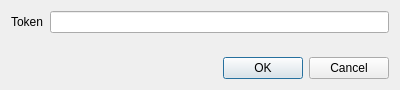
<?xml version="1.0" encoding="UTF-8"?>
<ui version="4.0">
 <class>SentinelHubTokenDialog</class>
 <widget class="QDialog" name="SentinelHubTokenDialog">
  <property name="windowModality">
   <enum>Qt::WindowModal</enum>
  </property>
  <property name="geometry">
   <rect>
    <x>0</x>
    <y>0</y>
    <width>400</width>
    <height>90</height>
   </rect>
  </property>
  <property name="sizePolicy">
   <sizepolicy hsizetype="Fixed" vsizetype="Fixed">
    <horstretch>0</horstretch>
    <verstretch>0</verstretch>
   </sizepolicy>
  </property>
  <property name="minimumSize">
   <size>
    <width>400</width>
    <height>90</height>
   </size>
  </property>
  <property name="maximumSize">
   <size>
    <width>400</width>
    <height>90</height>
   </size>
  </property>
  <property name="windowTitle">
   <string notr="true">Sentinel Hub Access Token</string>
  </property>
  <layout class="QGridLayout" name="gridLayout">
   <item row="0" column="0">
    <layout class="QFormLayout" name="form">
     <item row="0" column="0">
      <widget class="QLabel" name="labelToken">
       <property name="text">
        <string>Token</string>
       </property>
      </widget>
     </item>
     <item row="0" column="1">
      <widget class="QLineEdit" name="token"/>
     </item>
    </layout>
   </item>
   <item row="1" column="0">
    <widget class="QDialogButtonBox" name="buttonBox">
     <property name="standardButtons">
      <set>QDialogButtonBox::Cancel|QDialogButtonBox::Ok</set>
     </property>
    </widget>
   </item>
  </layout>
 </widget>
 <resources/>
 <connections>
  <connection>
   <sender>buttonBox</sender>
   <signal>rejected()</signal>
   <receiver>SentinelHubTokenDialog</receiver>
   <slot>reject()</slot>
   <hints>
    <hint type="sourcelabel">
     <x>196</x>
     <y>76</y>
    </hint>
    <hint type="destinationlabel">
     <x>196</x>
     <y>52</y>
    </hint>
   </hints>
  </connection>
  <connection>
   <sender>buttonBox</sender>
   <signal>accepted()</signal>
   <receiver>SentinelHubTokenDialog</receiver>
   <slot>accept()</slot>
   <hints>
    <hint type="sourcelabel">
     <x>196</x>
     <y>76</y>
    </hint>
    <hint type="destinationlabel">
     <x>196</x>
     <y>52</y>
    </hint>
   </hints>
  </connection>
 </connections>
</ui>
